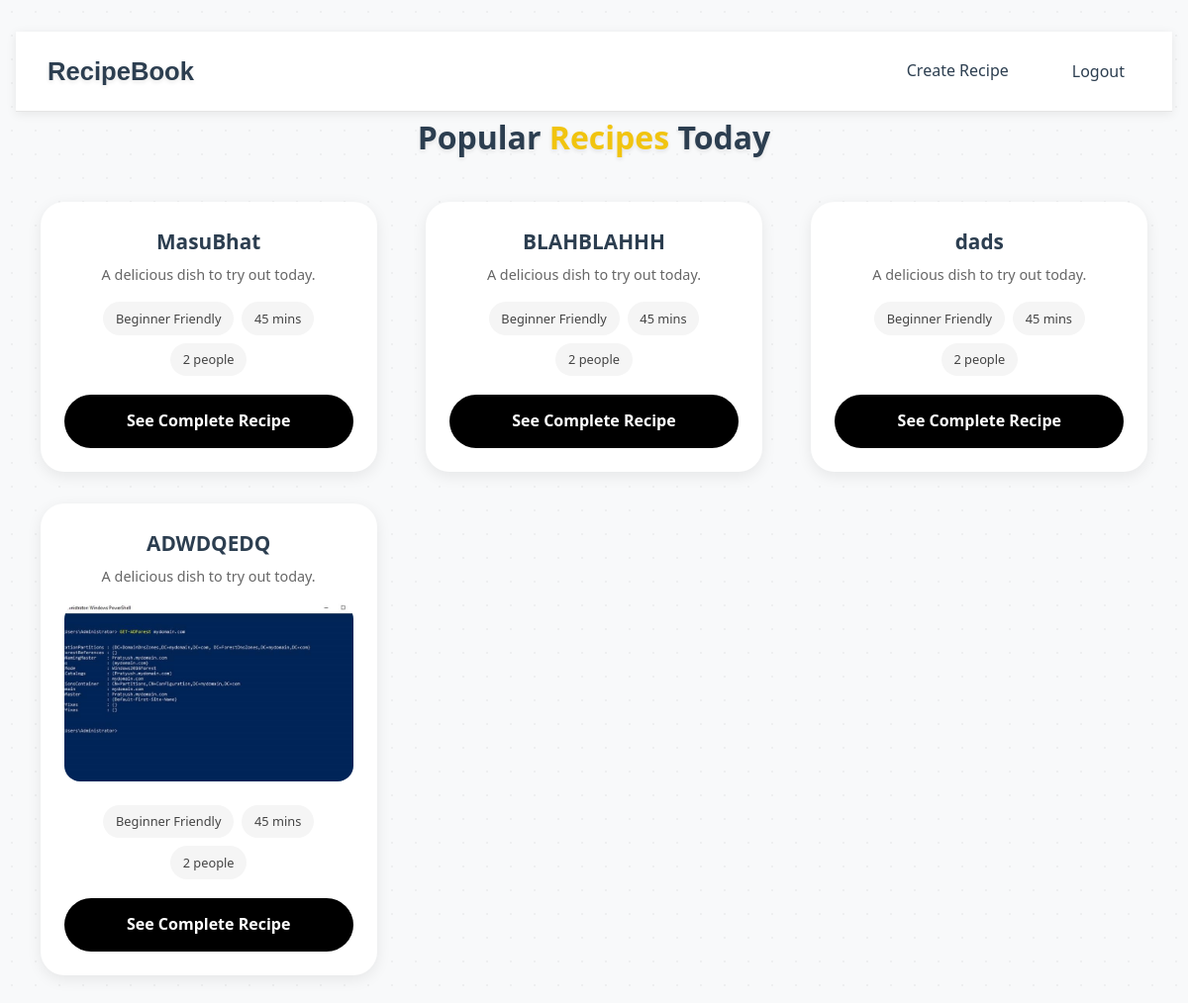
The app's page / (signed in), older data.
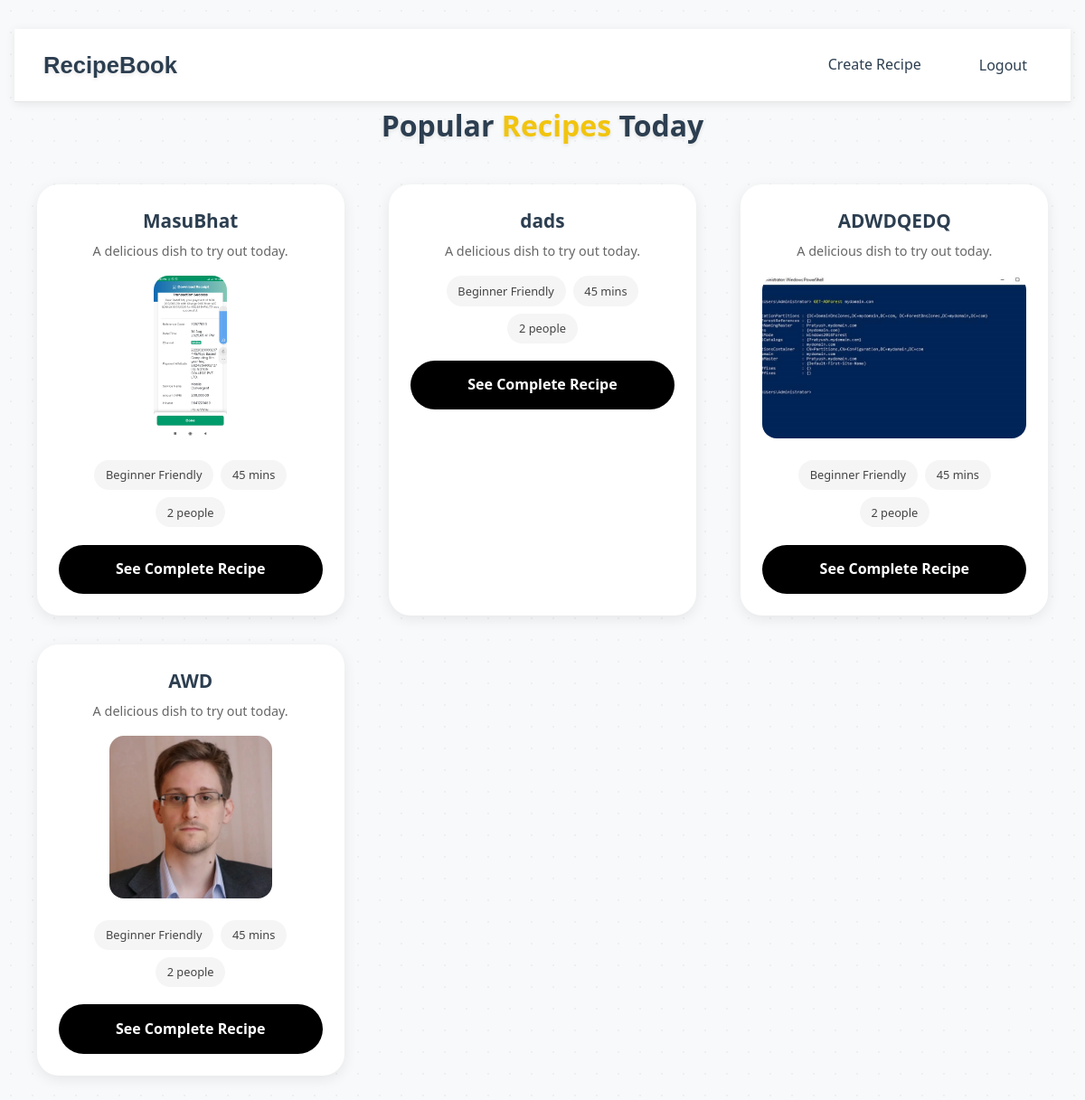
The same page, newer data.
### recipes/models.py (models this page shows, shortened)
class Recipe(models.Model):
    title= models.CharField(max_length=256)
    ingredients= models.TextField()
    instructions= models.TextField()
    published_at= models.DateTimeField(auto_now_add=True)
    author=models.ForeignKey(User , on_delete=models.CASCADE)
    image = models.ImageField(upload_to='recipes/', null=True, blank=True)  # NEW field

### recipes/views.py (the view)
# urls.py: path('', views.recipe_list, name='recipe-list'),
@login_required
def recipe_list(request):
    recipes = Recipe.objects.all()
    return render(request, 'recipe_list.html', {'recipes': recipes})

### templates/recipe_list.html
{% extends "base.html" %}
{% block content %}
<h1 class="page-title">
    Popular <span class="title-highlight">Recipes</span> Today
</h1>
<div class="recipe-grid">
    {% for recipe in recipes %}
        <div class="recipe-card">
            <h3 class="recipe-title">{{ recipe.title }}</h3>
            <p class="recipe-desc">A delicious dish to try out today.</p>
            {% if recipe.image %}
            <div class="recipe-image">
                <img src="{{ recipe.image.url }}" alt="{{ recipe.title }}">
            </div>
            {% endif %}
            <div class="recipe-meta">
                <span class="meta-tag">Beginner Friendly</span>
                <span class="meta-tag">45 mins</span>
                <span class="meta-tag">2 people</span>
            </div>
            <a href="{% url 'recipe-detail' recipe.id %}" class="recipe-btn">
                See Complete Recipe
            </a>
        </div>
    {% empty %}
        <p>No recipes available.</p>
    {% endfor %}
</div>
{% endblock %}

### templates/base.html (shortened to what this page needs)
{% load static %}
<!DOCTYPE html>
<html lang="en">
<head>
    <link rel="stylesheet" href="{% static 'css/style.css' %}">
    <link rel="stylesheet" href="{% static 'css/recipes.css' %}">
    <link rel="stylesheet" href="{% static 'css/login.css' %}">
</head>
<body>
    <div class="container">
        <header class="page-header">
            <nav>
                <a href="{% url 'recipe-list' %}" class="brand-title">RecipeBook</a>
                <div class="menu-right">
                    {% if request.user.is_authenticated %}
                        <a href="{% url 'recipe-create' %}">Create Recipe</a>
                        <form action="{% url 'logout' %}" method="post" class="logout-form">
                            <button type="submit">Logout</button>
                        </form>
                    {% else %}
                        <a href="{% url 'login' %}">Login</a>
                    {% endif %}
                </div>
            </nav>
        </header>
        <main>
            {% block content %}{% endblock %}
        </main>
    </div>
</body>
</html>

### static/css/style.css (style rules this page uses)
* { margin: 0; padding: 0; box-sizing: border-box; }
body { font-family: 'Segoe UI', Tahoma, Geneva, Verdana, sans-serif; background-color: #f8f9fa !important; background-image: radial-gradient(circle, rgba(0,0,0,0.04) 1px, transparent 1px); background-size: 24px 24px; color: #2c3e50; line-height: 1.6; min-height: 100vh; }
html, body { height: 100%; }
.container { max-width: 1200px; margin: 0 auto; padding: 2rem 1rem; background: transparent; }
.brand-title { font-family: 'Comic Sans MS', cursive, sans-serif !important; font-size: 1.6rem !important; color: #2c3e50 !important; text-decoration: none !important; margin-right: auto !important; font-weight: 700 !important; text-shadow: 0 2px 4px rgba(0,0,0,0.1); transition: color 0.3s ease; }
.page-title { font-size: 2rem; font-weight: 700; margin-bottom: 2.5rem; text-align: center; color: #2c3e50; text-shadow: 0 2px 4px rgba(0,0,0,0.1); }
.page-title .highlight, .title-highlight { color: #f1c40f; font-weight: 800; }
nav { width: 100%; position: sticky; top: 0; left: 0; background: rgba(255, 255, 255, 0.95); backdrop-filter: blur(10px); border-bottom: 1px solid rgba(0,0,0,0.1); padding: 1.2rem 2rem; display: flex; justify-content: space-between; align-items: center; z-index: 1000; box-shadow: 0 2px 10px rgba(0,0,0,0.08); }
.menu-right { display: flex; align-items: center; }
nav a:not(.brand-title) { text-decoration: none; color: #2c3e50; font-weight: 500; margin-left: 2rem; font-size: 1rem; transition: all 0.3s ease; padding: 0.5rem 1rem; border-radius: 8px; position: relative; }
.logout-form { margin: 0; }
.logout-form button { background: none; border: none; color: #2c3e50; font-weight: 500; font-size: 1rem; margin-left: 2rem; cursor: pointer; padding: 0.5rem 1rem; border-radius: 8px; transition: all 0.3s ease; font-family: inherit; }
.recipe-grid { gap: 2.5rem; padding: 0 1rem; }
.recipe-card { max-width: 340px; margin: 0 auto; }
a, button { cursor: pointer; }

### static/css/recipes.css (style rules this page uses)
.recipe-grid { display: grid; grid-template-columns: repeat(auto-fit, minmax(280px, 1fr)); gap: 2rem; margin: 2rem 0; }
.recipe-card { background: #fff; border-radius: 1.5rem; box-shadow: 0 4px 15px rgba(0,0,0,0.08); padding: 1.5rem; display: flex; flex-direction: column; align-items: center; text-align: center; transition: transform 0.3s ease, box-shadow 0.3s ease; position: relative; overflow: hidden; }
.recipe-card::before { content: ""; position: absolute; inset: 0; background: linear-gradient(135deg, #f6d365 0%, #fda085 100%); opacity: 0; z-index: 0; transition: opacity 0.4s ease; border-radius: inherit; }
.recipe-card * { position: relative; z-index: 1; }
.recipe-title { font-size: 1.3rem; font-weight: 700; margin-bottom: 0.3rem; }
.recipe-desc { font-size: 0.9rem; color: #666; margin-bottom: 1rem; transition: color 0.3s ease; }
.recipe-image img { width: 100%; height: 180px; object-fit: cover; border-radius: 1rem; margin-bottom: 1rem; }
.recipe-meta { display: flex; flex-wrap: wrap; gap: 0.5rem; justify-content: center; margin-bottom: 1.2rem; }
.meta-tag { font-size: 0.8rem; background: #f5f5f5; padding: 0.4rem 0.8rem; border-radius: 999px; font-weight: 500; color: #444; transition: background 0.3s ease, color 0.3s ease; }
.recipe-btn { background: #000; color: #fff; text-align: center; padding: 0.9rem; border-radius: 999px; text-decoration: none; font-weight: 600; width: 100%; transition: background 0.3s ease; }

Row changes from the older to the newer data that the page shows:
removed Recipe: title "BLAHBLAHHH"
changed Recipe "MasuBhat": image empty → "recipes/fee2.jpg" (drawn); image: picture added
added Recipe: title "AWD", image (picture)
